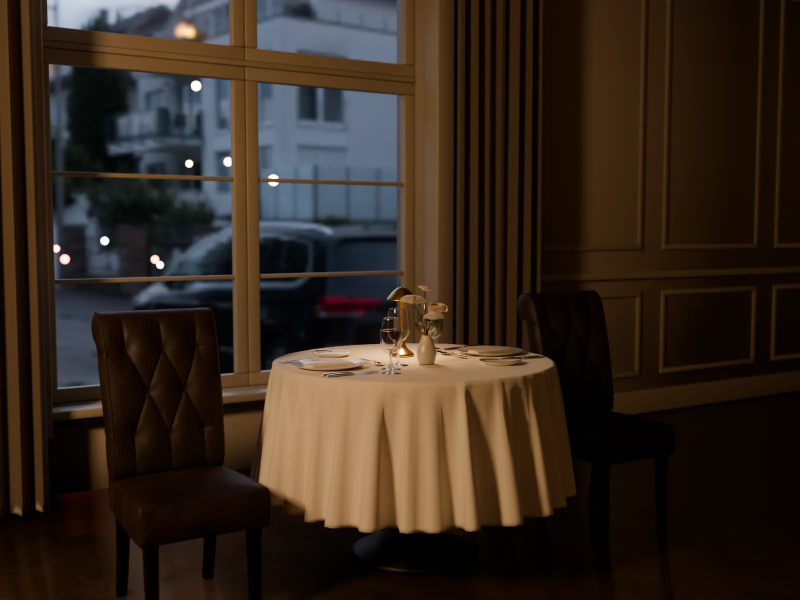
#> input picture website-demo/img/hero_on.webp, 1600 x 1200 px (shown at 1/2 size)
$ python -i process.py   (imports and definitions only)
#> lines starting #> are read from the running program, lines starting #| are printed output that depends on the picture
#> further down, picture is the input picture: PIL image 1600x1200 RGB; mean R, G, B 51.9, 39.5, 29.4
import os, glob, json, base64, io, re
from PIL import Image, ImageFilter, ImageChops, ImageEnhance
# [1 line not run here, left out]
def bloom(im):
    im=im.convert('RGB'); w,h=im.size
#> after `w, h = im.size`: w = 1600; h = 1200
    hi=im.point(lambda v: max(0,(v-175))*3.2)
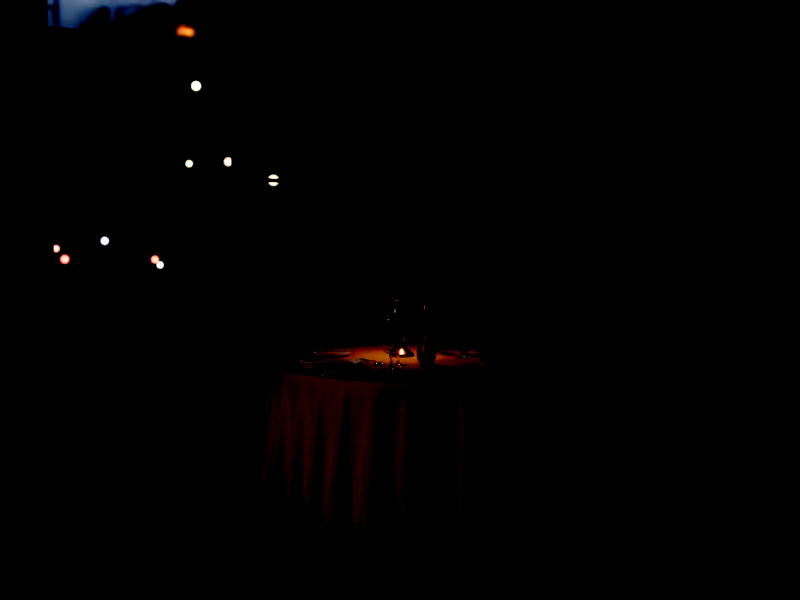
#> hi: PIL image 1600x1200 RGB (shown at 1/2 size); mean R, G, B 1.4, 0.6, 0.6
    hi=hi.resize((w//4,h//4)).filter(ImageFilter.GaussianBlur(max(4,w/160))).resize((w,h),Image.BICUBIC)
    hi=ImageEnhance.Brightness(hi).enhance(.5)
    return ImageChops.screen(im,hi)
def save(im,name,q): im.save(DST+name,'WEBP',quality=q,method=6)
tot=0
# [20 lines not run here, left out]
# [1 line that did not run here, left out]
# [6 lines not run here, left out]

>>> from PIL import Image
>>> picture = Image.open('../img/hero_on.webp')
>>> result = bloom(picture)

$ run again, on website-demo/img/f006.webp
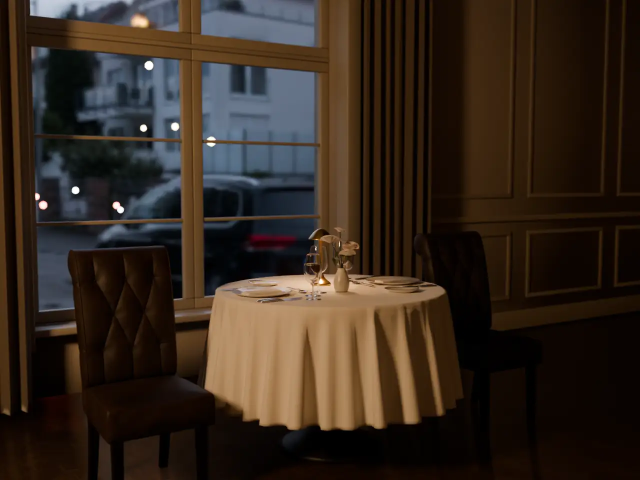
#> input picture website-demo/img/f006.webp, 1280 x 960 px (shown at 1/2 size)
#> picture is the input picture: PIL image 1280x960 RGB; mean R, G, B 52.1, 39.8, 29.8
#> in bloom, `hi=im.point(lambda v: max(0,(v-175))*3.2)`:
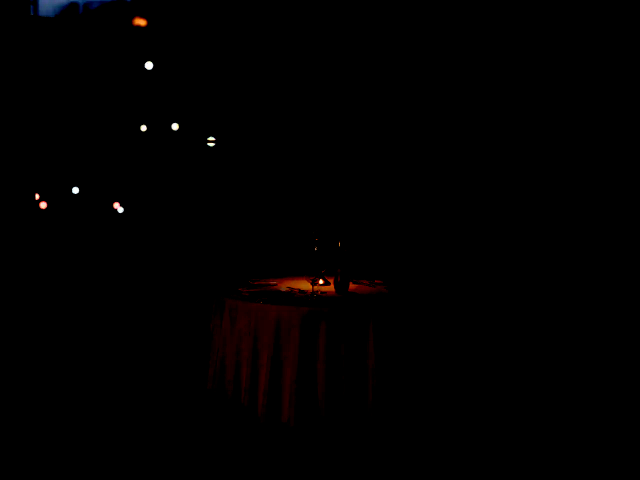
#> hi: PIL image 1280x960 RGB (shown at 1/2 size); mean R, G, B 1.4, 0.5, 0.5
